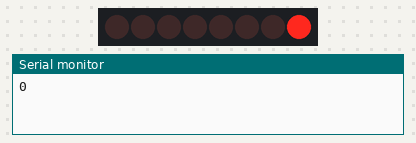
Recording of a sketch running on a simulated Arduino Uno, built with avr-gcc and run on an emulated ATmega328P. Shown: 8 shift-register outputs drawn as a row of LEDs (first output left, lit = HIGH), the last lines printed to the serial monitor. Wiring (inferred from the names in the program): shift register (74HC595): data pin 12; shift clock pin 9; latch pin 11. Wiring (inferred from the signals the program sends): row of LEDs: on Q0, Q1, Q2, Q3, Q4, Q5, Q6, Q7.

Above: at 0.15 s.
At 5.06 s:
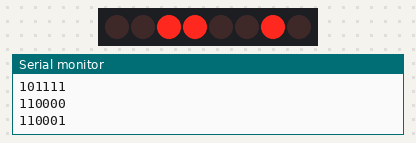
At 10.09 s:
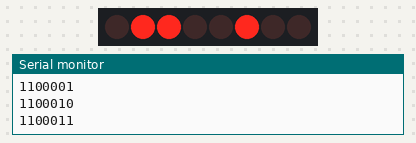
At 20.04 s:
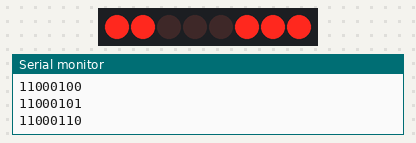
At 29.98 s:
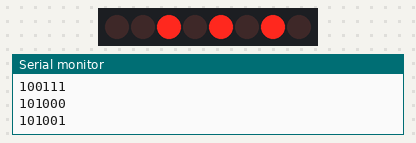
At 39.94 s:
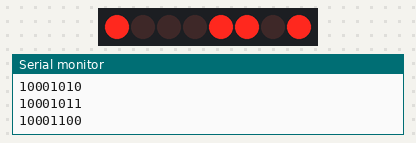
Timing chart, 0 to 40.0 s (numbered marks = the images above):
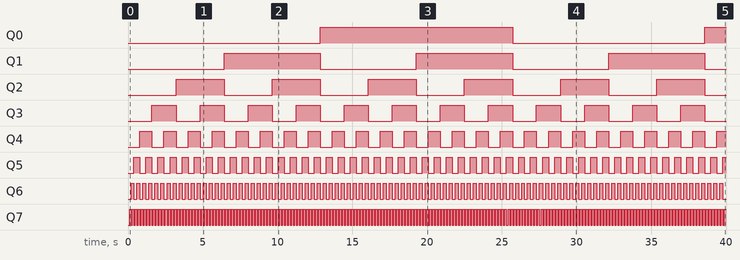

Measured:
- by itself, Q0: LOW → HIGH at 12.9 s, → LOW 12.9 s later, → HIGH 12.9 s later
- by itself, Q1: alternates HIGH for 6.4 s and LOW for 6.4 s
- by itself, Q2: alternates HIGH for 3.2 s and LOW for 3.2 s
- by itself, Q3: alternates HIGH for 1.6 s and LOW for 1.6 s
- by itself, Q4: alternates HIGH for 0.80 s and LOW for 0.80 s
- by itself, Q5: alternates HIGH for 0.40 s and LOW for 0.40 s
- by itself, Q6: alternates HIGH for 0.20 s and LOW for 0.20 s
- by itself, Q7: alternates HIGH for 0.10 s and LOW for 0.10 s

The sketch:

Binary_counter_with_74HC595.ino
```cpp
int latchPin = 11;
int clockPin = 9;
int dataPin =12;

//byte LEDs = 0xFF; // turns all the LEDs ON 1111, 1111
int dt = 100;

byte LEDs = 0b00000000;
byte LEDs2 = 0b01010101;
void setup() {
  // put your setup code here, to run once:
Serial.begin(9600);
pinMode(latchPin, OUTPUT);
pinMode(dataPin, OUTPUT);
pinMode(clockPin, OUTPUT);

}

void loop() {
  // put your main code here, to run repeatedly:
digitalWrite(latchPin, LOW);
shiftOut(dataPin, clockPin, LSBFIRST, LEDs);
digitalWrite(latchPin, HIGH);
delay(dt);

Serial.println(LEDs, BIN);
LEDs = LEDs + 1;

}
```
